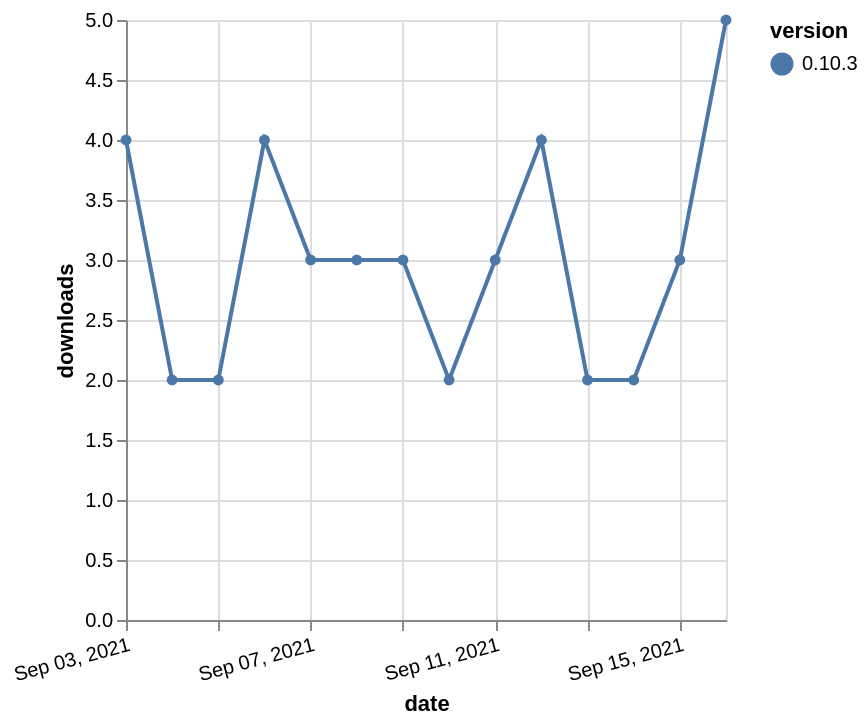

This figure's Vega-Lite source:
### Vega-Lite specification from a JSON file in a GitHub repository (floating-point values rounded to 4 significant figures)
{"$schema": "https://vega.github.io/schema/vega-lite/v5.json", "description": "A simple bar chart with embedded data.", "data": {"values": [{"date": "2021-09-03", "total": 3952, "delta": 4, "version": "0.10.3"}, {"date": "2021-09-04", "total": 3954, "delta": 2, "version": "0.10.3"}, {"date": "2021-09-05", "total": 3956, "delta": 2, "version": "0.10.3"}, {"date": "2021-09-06", "total": 3960, "delta": 4, "version": "0.10.3"}, {"date": "2021-09-07", "total": 3963, "delta": 3, "version": "0.10.3"}, {"date": "2021-09-08", "total": 3966, "delta": 3, "version": "0.10.3"}, {"date": "2021-09-09", "total": 3969, "delta": 3, "version": "0.10.3"}, {"date": "2021-09-10", "total": 3971, "delta": 2, "version": "0.10.3"}, {"date": "2021-09-11", "total": 3974, "delta": 3, "version": "0.10.3"}, {"date": "2021-09-12", "total": 3978, "delta": 4, "version": "0.10.3"}, {"date": "2021-09-13", "total": 3980, "delta": 2, "version": "0.10.3"}, {"date": "2021-09-14", "total": 3982, "delta": 2, "version": "0.10.3"}, {"date": "2021-09-15", "total": 3985, "delta": 3, "version": "0.10.3"}, {"date": "2021-09-16", "total": 3990, "delta": 5, "version": "0.10.3"}]}, "width": "container", "mark": {"type": "line", "point": {"filled": true}}, "encoding": {"x": {"field": "date", "type": "temporal", "timeUnit": "yearmonthdate", "title": "date", "axis": {"labelAngle": -15}}, "y": {"field": "delta", "type": "quantitative", "title": "downloads"}, "color": {"field": "version", "type": "nominal"}, "tooltip": {"field": "delta"}}}
